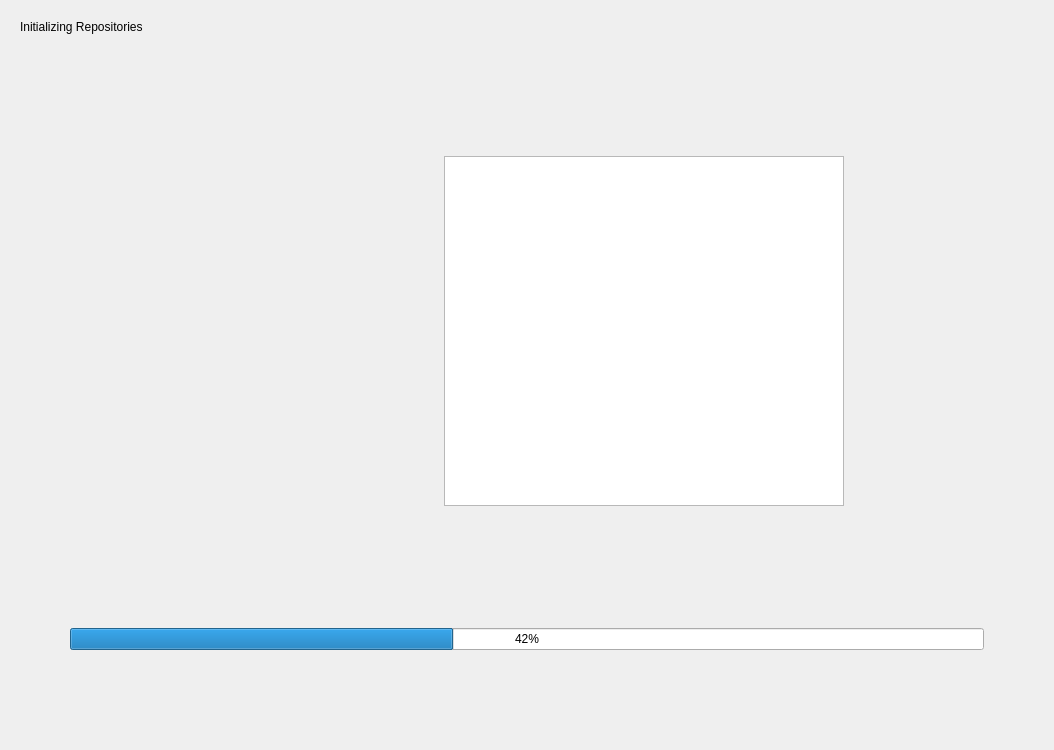
<?xml version="1.0" encoding="UTF-8"?>
<ui version="4.0">
 <author>Stefan Hundhammer</author>
 <class>InitReposPage</class>
 <widget class="QWidget" name="InitReposPage">
  <property name="geometry">
   <rect>
    <x>0</x>
    <y>0</y>
    <width>1054</width>
    <height>750</height>
   </rect>
  </property>
  <property name="windowTitle">
   <string>Form</string>
  </property>
  <layout class="QVBoxLayout" name="outerVBox" stretch="0,1,1,1,0,0">
   <property name="spacing">
    <number>12</number>
   </property>
   <property name="leftMargin">
    <number>20</number>
   </property>
   <property name="topMargin">
    <number>20</number>
   </property>
   <property name="rightMargin">
    <number>20</number>
   </property>
   <property name="bottomMargin">
    <number>20</number>
   </property>
   <item>
    <widget class="QLabel" name="headingLabel">
     <property name="text">
      <string>Initializing Repositories</string>
     </property>
     <property name="textFormat">
      <enum>Qt::TextFormat::AutoText</enum>
     </property>
    </widget>
   </item>
   <item>
    <spacer name="verticalSpacer">
     <property name="orientation">
      <enum>Qt::Orientation::Vertical</enum>
     </property>
     <property name="sizeType">
      <enum>QSizePolicy::Policy::Expanding</enum>
     </property>
     <property name="sizeHint" stdset="0">
      <size>
       <width>20</width>
       <height>96</height>
      </size>
     </property>
    </spacer>
   </item>
   <item>
    <layout class="QHBoxLayout" name="listHBox" stretch="1,0,0,0,1">
     <property name="spacing">
      <number>15</number>
     </property>
     <item>
      <spacer name="leftHSpacer">
       <property name="orientation">
        <enum>Qt::Orientation::Horizontal</enum>
       </property>
       <property name="sizeType">
        <enum>QSizePolicy::Policy::MinimumExpanding</enum>
       </property>
       <property name="sizeHint" stdset="0">
        <size>
         <width>10</width>
         <height>20</height>
        </size>
       </property>
      </spacer>
     </item>
     <item>
      <spacer name="logoCounterWeightSpacer">
       <property name="orientation">
        <enum>Qt::Orientation::Horizontal</enum>
       </property>
       <property name="sizeType">
        <enum>QSizePolicy::Policy::Fixed</enum>
       </property>
       <property name="sizeHint" stdset="0">
        <size>
         <width>256</width>
         <height>20</height>
        </size>
       </property>
      </spacer>
     </item>
     <item>
      <widget class="QListWidget" name="reposList">
       <property name="sizePolicy">
        <sizepolicy hsizetype="MinimumExpanding" vsizetype="MinimumExpanding">
         <horstretch>1</horstretch>
         <verstretch>1</verstretch>
        </sizepolicy>
       </property>
       <property name="minimumSize">
        <size>
         <width>400</width>
         <height>350</height>
        </size>
       </property>
       <property name="frameShape">
        <enum>QFrame::Shape::StyledPanel</enum>
       </property>
       <property name="frameShadow">
        <enum>QFrame::Shadow::Sunken</enum>
       </property>
       <property name="horizontalScrollBarPolicy">
        <enum>Qt::ScrollBarPolicy::ScrollBarAlwaysOff</enum>
       </property>
       <property name="editTriggers">
        <set>QAbstractItemView::EditTrigger::NoEditTriggers</set>
       </property>
       <property name="showDropIndicator" stdset="0">
        <bool>false</bool>
       </property>
       <property name="selectionMode">
        <enum>QAbstractItemView::SelectionMode::NoSelection</enum>
       </property>
       <property name="textElideMode">
        <enum>Qt::TextElideMode::ElideMiddle</enum>
       </property>
       <property name="uniformItemSizes">
        <bool>false</bool>
       </property>
      </widget>
     </item>
     <item>
      <widget class="QLabel" name="myrlynLogoLabel">
       <property name="sizePolicy">
        <sizepolicy hsizetype="Fixed" vsizetype="Fixed">
         <horstretch>0</horstretch>
         <verstretch>0</verstretch>
        </sizepolicy>
       </property>
       <property name="maximumSize">
        <size>
         <width>256</width>
         <height>256</height>
        </size>
       </property>
       <property name="text">
        <string/>
       </property>
       <property name="pixmap">
        <pixmap resource="artwork.qrc">:/Myrlyn</pixmap>
       </property>
       <property name="scaledContents">
        <bool>true</bool>
       </property>
       <property name="alignment">
        <set>Qt::AlignmentFlag::AlignLeading|Qt::AlignmentFlag::AlignLeft|Qt::AlignmentFlag::AlignTop</set>
       </property>
      </widget>
     </item>
     <item>
      <spacer name="rightHSpacer">
       <property name="orientation">
        <enum>Qt::Orientation::Horizontal</enum>
       </property>
       <property name="sizeType">
        <enum>QSizePolicy::Policy::MinimumExpanding</enum>
       </property>
       <property name="sizeHint" stdset="0">
        <size>
         <width>10</width>
         <height>20</height>
        </size>
       </property>
      </spacer>
     </item>
    </layout>
   </item>
   <item>
    <spacer name="progressTopVSpacer">
     <property name="orientation">
      <enum>Qt::Orientation::Vertical</enum>
     </property>
     <property name="sizeType">
      <enum>QSizePolicy::Policy::Expanding</enum>
     </property>
     <property name="sizeHint" stdset="0">
      <size>
       <width>20</width>
       <height>95</height>
      </size>
     </property>
    </spacer>
   </item>
   <item>
    <layout class="QHBoxLayout" name="progressHBox">
     <item>
      <spacer name="progressHSpacer1">
       <property name="orientation">
        <enum>Qt::Orientation::Horizontal</enum>
       </property>
       <property name="sizeType">
        <enum>QSizePolicy::Policy::Preferred</enum>
       </property>
       <property name="sizeHint" stdset="0">
        <size>
         <width>50</width>
         <height>20</height>
        </size>
       </property>
      </spacer>
     </item>
     <item>
      <widget class="QProgressBar" name="progressBar">
       <property name="value">
        <number>42</number>
       </property>
      </widget>
     </item>
     <item>
      <spacer name="progressHSpacer2">
       <property name="orientation">
        <enum>Qt::Orientation::Horizontal</enum>
       </property>
       <property name="sizeType">
        <enum>QSizePolicy::Policy::Preferred</enum>
       </property>
       <property name="sizeHint" stdset="0">
        <size>
         <width>50</width>
         <height>20</height>
        </size>
       </property>
      </spacer>
     </item>
    </layout>
   </item>
   <item>
    <spacer name="progressBottomVSpacer">
     <property name="orientation">
      <enum>Qt::Orientation::Vertical</enum>
     </property>
     <property name="sizeType">
      <enum>QSizePolicy::Policy::Preferred</enum>
     </property>
     <property name="sizeHint" stdset="0">
      <size>
       <width>100</width>
       <height>80</height>
      </size>
     </property>
    </spacer>
   </item>
  </layout>
 </widget>
 <resources>
  <include location="icons.qrc"/>
  <include location="artwork.qrc"/>
 </resources>
 <connections/>
</ui>
